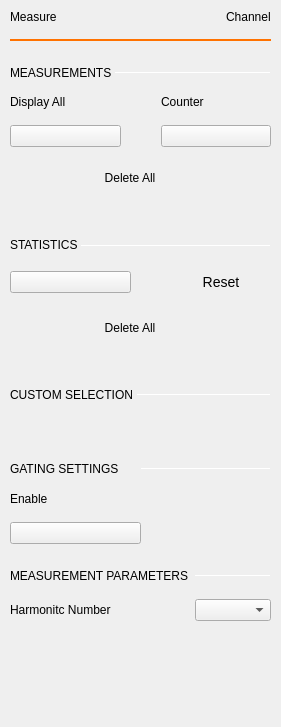
<?xml version="1.0" encoding="UTF-8"?>
<ui version="4.0">
 <class>MeasureSettings</class>
 <widget class="QWidget" name="MeasureSettings">
  <property name="geometry">
   <rect>
    <x>0</x>
    <y>0</y>
    <width>281</width>
    <height>727</height>
   </rect>
  </property>
  <property name="sizePolicy">
   <sizepolicy hsizetype="Preferred" vsizetype="Preferred">
    <horstretch>0</horstretch>
    <verstretch>0</verstretch>
   </sizepolicy>
  </property>
  <property name="windowTitle">
   <string>Form</string>
  </property>
  <layout class="QVBoxLayout" name="verticalLayout_2">
   <property name="spacing">
    <number>0</number>
   </property>
   <property name="leftMargin">
    <number>10</number>
   </property>
   <property name="topMargin">
    <number>10</number>
   </property>
   <property name="rightMargin">
    <number>0</number>
   </property>
   <property name="bottomMargin">
    <number>10</number>
   </property>
   <item>
    <layout class="QVBoxLayout" name="verticalLayout">
     <property name="spacing">
      <number>0</number>
     </property>
     <property name="topMargin">
      <number>0</number>
     </property>
     <property name="bottomMargin">
      <number>0</number>
     </property>
     <item>
      <layout class="QVBoxLayout" name="verticalLayout_5">
       <property name="spacing">
        <number>15</number>
       </property>
       <property name="leftMargin">
        <number>0</number>
       </property>
       <property name="rightMargin">
        <number>10</number>
       </property>
       <item>
        <layout class="QHBoxLayout" name="hLayout_titleBar">
         <property name="spacing">
          <number>0</number>
         </property>
         <property name="leftMargin">
          <number>0</number>
         </property>
         <property name="rightMargin">
          <number>0</number>
         </property>
         <property name="bottomMargin">
          <number>0</number>
         </property>
         <item>
          <widget class="QLabel" name="label">
           <property name="text">
            <string>Measure</string>
           </property>
           <property name="general_settings_label" stdset="0">
            <bool>true</bool>
           </property>
          </widget>
         </item>
         <item>
          <spacer name="horizontalSpacer">
           <property name="orientation">
            <enum>Qt::Horizontal</enum>
           </property>
           <property name="sizeHint" stdset="0">
            <size>
             <width>40</width>
             <height>0</height>
            </size>
           </property>
          </spacer>
         </item>
         <item>
          <widget class="QLabel" name="lblChanName">
           <property name="text">
            <string>Channel</string>
           </property>
           <property name="general_settings_label" stdset="0">
            <bool>true</bool>
           </property>
          </widget>
         </item>
        </layout>
       </item>
       <item>
        <widget class="Line" name="line">
         <property name="sizePolicy">
          <sizepolicy hsizetype="Expanding" vsizetype="Fixed">
           <horstretch>0</horstretch>
           <verstretch>0</verstretch>
          </sizepolicy>
         </property>
         <property name="minimumSize">
          <size>
           <width>0</width>
           <height>2</height>
          </size>
         </property>
         <property name="maximumSize">
          <size>
           <width>16777215</width>
           <height>2</height>
          </size>
         </property>
         <property name="styleSheet">
          <string notr="true">border: 2px solid rgb(255, 114, 0);</string>
         </property>
         <property name="orientation">
          <enum>Qt::Horizontal</enum>
         </property>
        </widget>
       </item>
      </layout>
     </item>
     <item>
      <widget class="QScrollArea" name="scrollArea">
       <property name="sizePolicy">
        <sizepolicy hsizetype="Preferred" vsizetype="Expanding">
         <horstretch>0</horstretch>
         <verstretch>0</verstretch>
        </sizepolicy>
       </property>
       <property name="frameShape">
        <enum>QFrame::NoFrame</enum>
       </property>
       <property name="horizontalScrollBarPolicy">
        <enum>Qt::ScrollBarAlwaysOff</enum>
       </property>
       <property name="widgetResizable">
        <bool>true</bool>
       </property>
       <widget class="QWidget" name="scrollAreaWidgetContents">
        <property name="geometry">
         <rect>
          <x>0</x>
          <y>0</y>
          <width>311</width>
          <height>667</height>
         </rect>
        </property>
        <property name="sizePolicy">
         <sizepolicy hsizetype="Preferred" vsizetype="Preferred">
          <horstretch>0</horstretch>
          <verstretch>0</verstretch>
         </sizepolicy>
        </property>
        <layout class="QVBoxLayout" name="verticalLayout_3">
         <property name="spacing">
          <number>0</number>
         </property>
         <property name="leftMargin">
          <number>0</number>
         </property>
         <property name="topMargin">
          <number>0</number>
         </property>
         <property name="rightMargin">
          <number>10</number>
         </property>
         <property name="bottomMargin">
          <number>0</number>
         </property>
         <item>
          <layout class="QGridLayout" name="gridLayout">
           <property name="topMargin">
            <number>0</number>
           </property>
           <property name="bottomMargin">
            <number>0</number>
           </property>
           <property name="horizontalSpacing">
            <number>0</number>
           </property>
           <item row="0" column="0" colspan="2">
            <spacer name="verticalSpacer_3">
             <property name="orientation">
              <enum>Qt::Vertical</enum>
             </property>
             <property name="sizeType">
              <enum>QSizePolicy::Fixed</enum>
             </property>
             <property name="sizeHint" stdset="0">
              <size>
               <width>0</width>
               <height>25</height>
              </size>
             </property>
            </spacer>
           </item>
           <item row="1" column="1">
            <widget class="Line" name="line_2">
             <property name="maximumSize">
              <size>
               <width>16777215</width>
               <height>1</height>
              </size>
             </property>
             <property name="orientation">
              <enum>Qt::Horizontal</enum>
             </property>
             <property name="subsection_line" stdset="0">
              <bool>true</bool>
             </property>
            </widget>
           </item>
           <item row="2" column="0" colspan="2">
            <spacer name="verticalSpacer_4">
             <property name="orientation">
              <enum>Qt::Vertical</enum>
             </property>
             <property name="sizeType">
              <enum>QSizePolicy::Fixed</enum>
             </property>
             <property name="sizeHint" stdset="0">
              <size>
               <width>0</width>
               <height>15</height>
              </size>
             </property>
            </spacer>
           </item>
           <item row="1" column="0">
            <widget class="QLabel" name="label_6">
             <property name="sizePolicy">
              <sizepolicy hsizetype="Fixed" vsizetype="Fixed">
               <horstretch>0</horstretch>
               <verstretch>0</verstretch>
              </sizepolicy>
             </property>
             <property name="text">
              <string>MEASUREMENTS </string>
             </property>
             <property name="subsection_label" stdset="0">
              <bool>true</bool>
             </property>
            </widget>
           </item>
          </layout>
         </item>
         <item>
          <layout class="QGridLayout" name="gLayout_Measurements">
           <property name="topMargin">
            <number>0</number>
           </property>
           <property name="bottomMargin">
            <number>20</number>
           </property>
           <property name="horizontalSpacing">
            <number>40</number>
           </property>
           <property name="verticalSpacing">
            <number>16</number>
           </property>
           <item row="0" column="1">
            <widget class="QLabel" name="label_3">
             <property name="text">
              <string>Counter</string>
             </property>
            </widget>
           </item>
           <item row="0" column="0">
            <widget class="QLabel" name="label_2">
             <property name="text">
              <string>Display All</string>
             </property>
            </widget>
           </item>
           <item row="1" column="1">
            <widget class="scopy::CustomSwitch" name="button_Counter">
             <property name="checkable">
              <bool>true</bool>
             </property>
            </widget>
           </item>
           <item row="1" column="0">
            <widget class="scopy::CustomSwitch" name="button_measDisplayAll">
             <property name="checkable">
              <bool>true</bool>
             </property>
             <property name="checked">
              <bool>false</bool>
             </property>
            </widget>
           </item>
           <item row="2" column="0" colspan="2">
            <widget class="QPushButton" name="button_measDeleteAll">
             <property name="styleSheet">
              <string notr="true">QPushButton {
  min-height: 30px;
  max-height: 30px;
  min-width: 240px;
  max-width: 240px;

  border: 0px;
}</string>
             </property>
             <property name="text">
              <string>Delete All</string>
             </property>
             <property name="checkable">
              <bool>true</bool>
             </property>
             <property name="blue_button" stdset="0">
              <bool>true</bool>
             </property>
            </widget>
           </item>
          </layout>
         </item>
         <item>
          <layout class="QGridLayout" name="gridLayout_2">
           <property name="topMargin">
            <number>0</number>
           </property>
           <property name="bottomMargin">
            <number>0</number>
           </property>
           <property name="horizontalSpacing">
            <number>0</number>
           </property>
           <item row="1" column="0">
            <widget class="QLabel" name="label_7">
             <property name="sizePolicy">
              <sizepolicy hsizetype="Fixed" vsizetype="Fixed">
               <horstretch>0</horstretch>
               <verstretch>0</verstretch>
              </sizepolicy>
             </property>
             <property name="minimumSize">
              <size>
               <width>0</width>
               <height>0</height>
              </size>
             </property>
             <property name="text">
              <string>STATISTICS </string>
             </property>
             <property name="subsection_label" stdset="0">
              <bool>true</bool>
             </property>
            </widget>
           </item>
           <item row="1" column="1">
            <widget class="Line" name="line_3">
             <property name="minimumSize">
              <size>
               <width>0</width>
               <height>1</height>
              </size>
             </property>
             <property name="maximumSize">
              <size>
               <width>16777215</width>
               <height>0</height>
              </size>
             </property>
             <property name="orientation">
              <enum>Qt::Horizontal</enum>
             </property>
             <property name="subsection_line" stdset="0">
              <bool>true</bool>
             </property>
            </widget>
           </item>
           <item row="2" column="0" colspan="2">
            <spacer name="verticalSpacer_7">
             <property name="orientation">
              <enum>Qt::Vertical</enum>
             </property>
             <property name="sizeType">
              <enum>QSizePolicy::Fixed</enum>
             </property>
             <property name="sizeHint" stdset="0">
              <size>
               <width>0</width>
               <height>15</height>
              </size>
             </property>
            </spacer>
           </item>
           <item row="0" column="0" colspan="2">
            <spacer name="verticalSpacer_6">
             <property name="orientation">
              <enum>Qt::Vertical</enum>
             </property>
             <property name="sizeType">
              <enum>QSizePolicy::Fixed</enum>
             </property>
             <property name="sizeHint" stdset="0">
              <size>
               <width>0</width>
               <height>25</height>
              </size>
             </property>
            </spacer>
           </item>
          </layout>
         </item>
         <item>
          <layout class="QGridLayout" name="gLayout_Statistics">
           <property name="topMargin">
            <number>0</number>
           </property>
           <property name="bottomMargin">
            <number>20</number>
           </property>
           <property name="horizontalSpacing">
            <number>40</number>
           </property>
           <property name="verticalSpacing">
            <number>16</number>
           </property>
           <item row="0" column="0">
            <widget class="scopy::CustomSwitch" name="button_StatisticsEn">
             <property name="checkable">
              <bool>true</bool>
             </property>
            </widget>
           </item>
           <item row="0" column="1">
            <widget class="QPushButton" name="button_StatisticsReset">
             <property name="styleSheet">
              <string notr="true">QPushButton {
  min-height: 30px;
  max-height: 30px;
  min-width: 100px;
  max-width: 100px;

  border: 0px;

  font-size: 14px;
}</string>
             </property>
             <property name="text">
              <string>Reset</string>
             </property>
             <property name="checkable">
              <bool>false</bool>
             </property>
             <property name="blue_button" stdset="0">
              <bool>true</bool>
             </property>
            </widget>
           </item>
           <item row="1" column="0" colspan="2">
            <widget class="QPushButton" name="button_statsDeleteAll">
             <property name="styleSheet">
              <string notr="true">QPushButton {
  min-height: 30px;
  max-height: 30px;
  min-width: 240px;
  max-width: 240px;

  border: 0px;
}</string>
             </property>
             <property name="text">
              <string>Delete All</string>
             </property>
             <property name="checkable">
              <bool>true</bool>
             </property>
             <property name="blue_button" stdset="0">
              <bool>true</bool>
             </property>
            </widget>
           </item>
          </layout>
         </item>
         <item>
          <layout class="QHBoxLayout" name="horizontalLayout_4">
           <property name="spacing">
            <number>0</number>
           </property>
           <property name="topMargin">
            <number>25</number>
           </property>
           <property name="bottomMargin">
            <number>15</number>
           </property>
           <item>
            <widget class="QLabel" name="label_8">
             <property name="sizePolicy">
              <sizepolicy hsizetype="Fixed" vsizetype="Fixed">
               <horstretch>0</horstretch>
               <verstretch>0</verstretch>
              </sizepolicy>
             </property>
             <property name="frameShadow">
              <enum>QFrame::Sunken</enum>
             </property>
             <property name="text">
              <string>CUSTOM SELECTION </string>
             </property>
             <property name="subsection_label" stdset="0">
              <bool>true</bool>
             </property>
            </widget>
           </item>
           <item>
            <widget class="Line" name="line_4">
             <property name="minimumSize">
              <size>
               <width>0</width>
               <height>1</height>
              </size>
             </property>
             <property name="maximumSize">
              <size>
               <width>16777215</width>
               <height>1</height>
              </size>
             </property>
             <property name="orientation">
              <enum>Qt::Horizontal</enum>
             </property>
             <property name="subsection_line" stdset="0">
              <bool>true</bool>
             </property>
            </widget>
           </item>
          </layout>
         </item>
         <item>
          <layout class="QHBoxLayout" name="hLayout_hMeasurements">
           <property name="spacing">
            <number>0</number>
           </property>
           <property name="topMargin">
            <number>0</number>
           </property>
          </layout>
         </item>
         <item>
          <spacer name="verticalSpacer_5">
           <property name="orientation">
            <enum>Qt::Vertical</enum>
           </property>
           <property name="sizeType">
            <enum>QSizePolicy::Fixed</enum>
           </property>
           <property name="sizeHint" stdset="0">
            <size>
             <width>0</width>
             <height>20</height>
            </size>
           </property>
          </spacer>
         </item>
         <item>
          <layout class="QHBoxLayout" name="hLayout_vMeasurements">
           <property name="spacing">
            <number>0</number>
           </property>
           <property name="bottomMargin">
            <number>0</number>
           </property>
          </layout>
         </item>
         <item>
          <spacer name="verticalSpacer_8">
           <property name="orientation">
            <enum>Qt::Vertical</enum>
           </property>
           <property name="sizeType">
            <enum>QSizePolicy::Fixed</enum>
           </property>
           <property name="sizeHint" stdset="0">
            <size>
             <width>0</width>
             <height>25</height>
            </size>
           </property>
          </spacer>
         </item>
         <item>
          <layout class="QGridLayout" name="gridLayout_3">
           <property name="verticalSpacing">
            <number>16</number>
           </property>
           <item row="0" column="1">
            <widget class="Line" name="line_5">
             <property name="minimumSize">
              <size>
               <width>0</width>
               <height>1</height>
              </size>
             </property>
             <property name="maximumSize">
              <size>
               <width>16777215</width>
               <height>1</height>
              </size>
             </property>
             <property name="orientation">
              <enum>Qt::Horizontal</enum>
             </property>
             <property name="subsection_line" stdset="0">
              <bool>true</bool>
             </property>
            </widget>
           </item>
           <item row="1" column="0">
            <widget class="QLabel" name="label_5">
             <property name="text">
              <string>Enable</string>
             </property>
            </widget>
           </item>
           <item row="0" column="0">
            <widget class="QLabel" name="label_4">
             <property name="text">
              <string>GATING SETTINGS</string>
             </property>
             <property name="subsection_label" stdset="0">
              <bool>true</bool>
             </property>
            </widget>
           </item>
           <item row="2" column="0">
            <widget class="scopy::CustomSwitch" name="button_GatingEnable">
             <property name="text">
              <string/>
             </property>
            </widget>
           </item>
          </layout>
         </item>
         <item>
          <layout class="QGridLayout" name="gridLayout_4">
           <property name="topMargin">
            <number>25</number>
           </property>
           <property name="bottomMargin">
            <number>15</number>
           </property>
           <property name="horizontalSpacing">
            <number>6</number>
           </property>
           <property name="verticalSpacing">
            <number>16</number>
           </property>
           <item row="0" column="0">
            <widget class="QLabel" name="label_9">
             <property name="frameShadow">
              <enum>QFrame::Sunken</enum>
             </property>
             <property name="text">
              <string>MEASUREMENT PARAMETERS</string>
             </property>
             <property name="subsection_label" stdset="0">
              <bool>true</bool>
             </property>
            </widget>
           </item>
           <item row="0" column="1">
            <widget class="Line" name="line_6">
             <property name="minimumSize">
              <size>
               <width>0</width>
               <height>1</height>
              </size>
             </property>
             <property name="maximumSize">
              <size>
               <width>16777215</width>
               <height>1</height>
              </size>
             </property>
             <property name="orientation">
              <enum>Qt::Horizontal</enum>
             </property>
             <property name="subsection_line" stdset="0">
              <bool>true</bool>
             </property>
            </widget>
           </item>
           <item row="1" column="0">
            <widget class="QLabel" name="label_10">
             <property name="text">
              <string>Harmonitc Number</string>
             </property>
            </widget>
           </item>
           <item row="1" column="1">
            <widget class="QComboBox" name="comboBox_harm">
             <property name="sizePolicy">
              <sizepolicy hsizetype="Minimum" vsizetype="Fixed">
               <horstretch>0</horstretch>
               <verstretch>0</verstretch>
              </sizepolicy>
             </property>
             <property name="frame">
              <bool>true</bool>
             </property>
            </widget>
           </item>
          </layout>
         </item>
         <item>
          <spacer name="verticalSpacer_9">
           <property name="orientation">
            <enum>Qt::Vertical</enum>
           </property>
           <property name="sizeType">
            <enum>QSizePolicy::Expanding</enum>
           </property>
           <property name="sizeHint" stdset="0">
            <size>
             <width>10</width>
             <height>10</height>
            </size>
           </property>
          </spacer>
         </item>
        </layout>
       </widget>
      </widget>
     </item>
    </layout>
   </item>
  </layout>
 </widget>
 <customwidgets>
  <customwidget>
   <class>scopy::CustomSwitch</class>
   <extends>QPushButton</extends>
   <header>gui/customSwitch.h</header>
  </customwidget>
 </customwidgets>
 <resources/>
 <connections/>
</ui>
